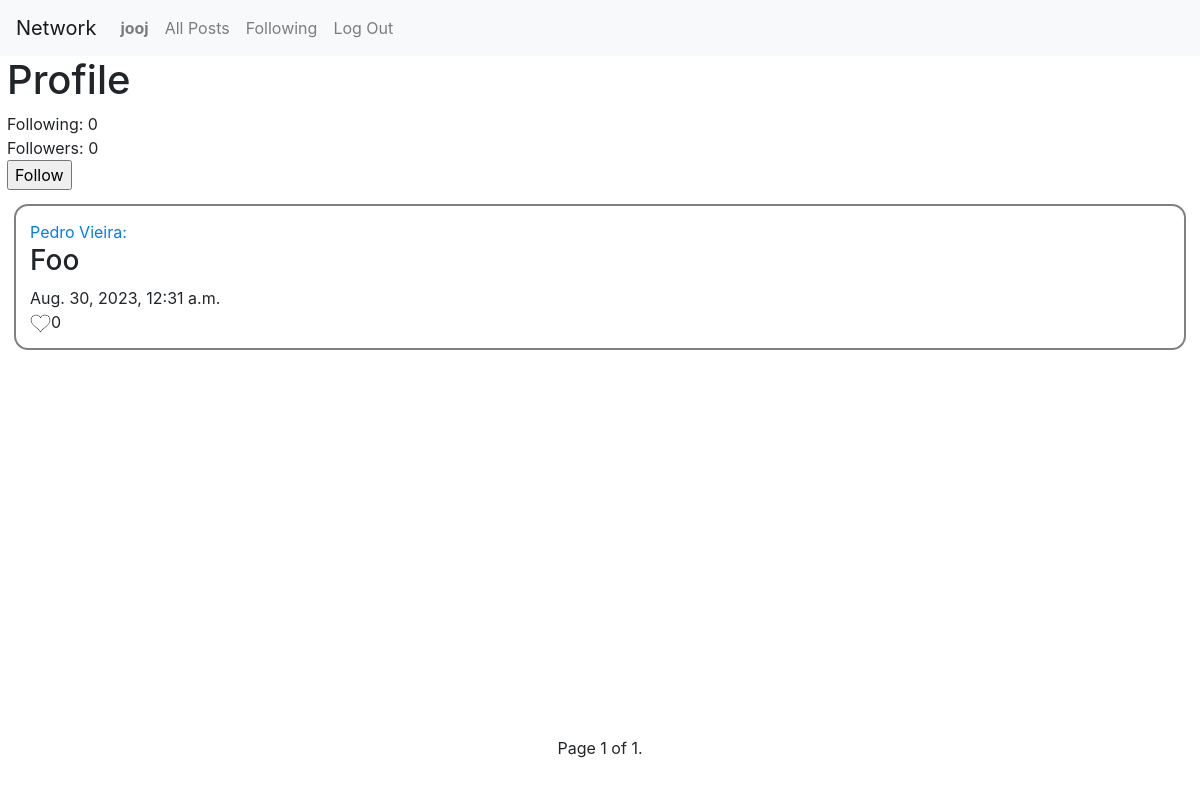
/profile/1 (signed in), run on an earlier commit of the app's database.
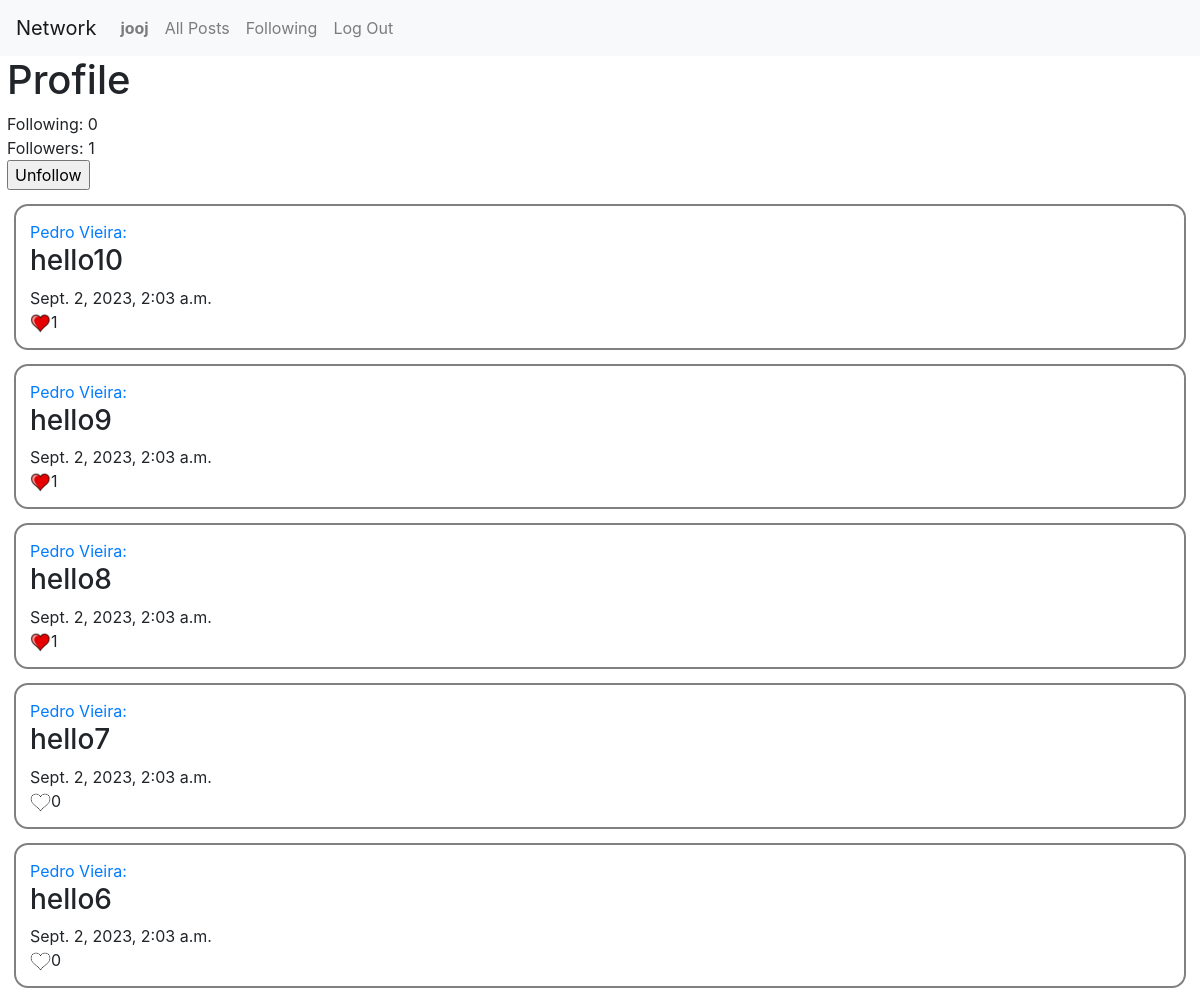
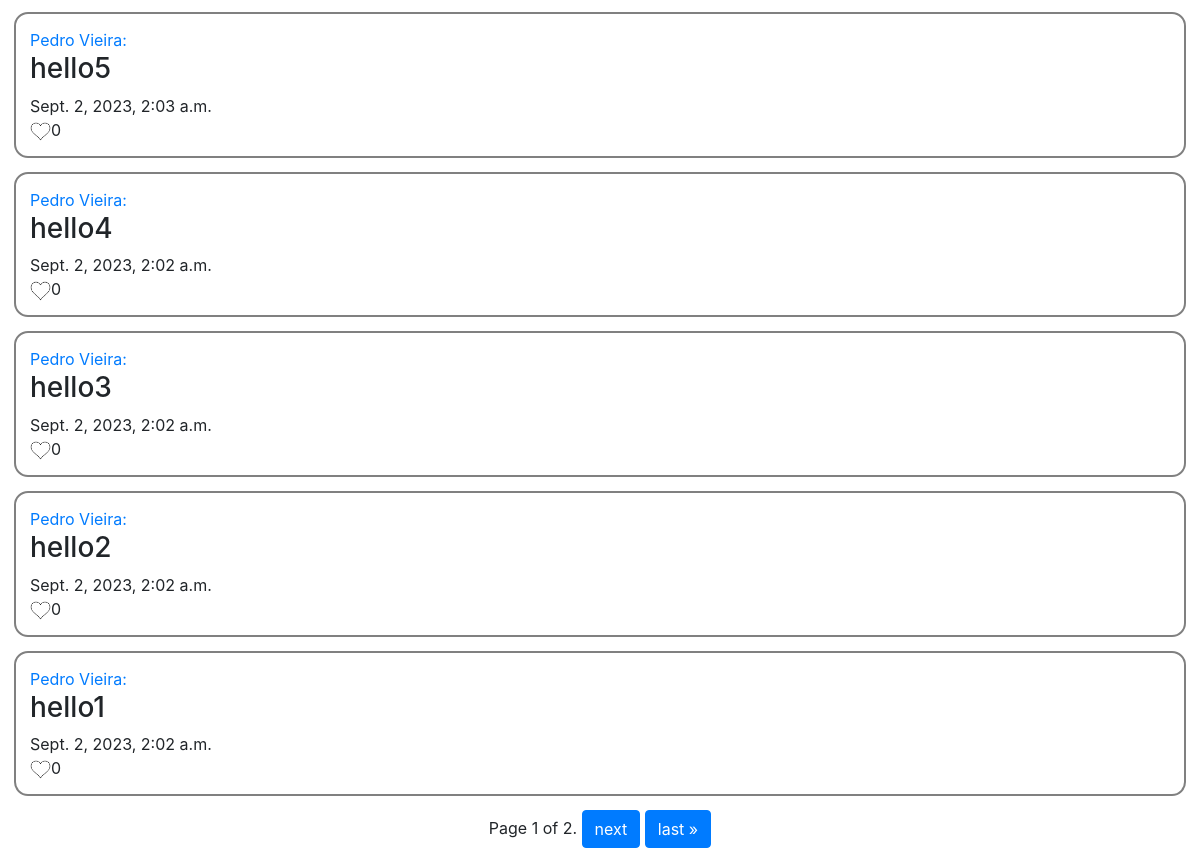
And on a later commit of the database (2 pictures, top to bottom).
### network/models.py (models this page shows)
class Post(models.Model):
    user = models.ForeignKey(User, on_delete=models.CASCADE, related_name="posts")
    text = models.CharField(max_length=999)
    date = models.DateTimeField(auto_now_add=True)
    likes = models.ManyToManyField(User, related_name='likes', blank=True, serialize=False)
    def serialize(self):
        return {
            "id": self.id,
            "user": self.user.id,
            "text": self.text,
            "date": self.date,
        }

class User(AbstractUser):
    following = models.ManyToManyField('self', blank=True, symmetrical=False)

### network/views.py (the view)
# urls.py: path("profile/<int:userId>", views.profile, name="profile"),
@login_required(login_url="login")
def profile(request, userId):
    print(f"followers: {User.objects.all().filter(following=User.objects.get(pk=userId))} ")
    print(f"following: {User.objects.get(pk=userId).following} ")
    posts = Post.objects.all().filter(user=User.objects.get(pk=userId)).order_by('-id')
    paginator = Paginator(posts, 10)
    page_number = request.GET.get('page')
    page_obj = paginator.get_page(page_number)
    return render(request, "network/profile.html", {
        "posts": page_obj,
        "profileUser": User.objects.get(pk=userId),
        "followers": User.objects.all().filter(following=User.objects.get(pk=userId))
    })

### network/templates/network/profile.html (shortened to what this page needs)
{% extends "network/layout.html" %}
{% load static %}
{% block body %}
    <div class="main">
    <h1 style="padding-left: 7px">Profile</h1>
    <p style="padding-left: 7px">Following: {{ profileUser.following.all|length }}</p>
    <p style="padding-left: 7px">Followers: {{ followers|length }}</p>
    {% if user.id != profileUser.id and user in followers %}
        <form action="{% url 'switch'  profileUser.id %}" method="post">
            <input style="margin-left: 7px" type="submit" value="Unfollow">
        </form>
    {% elif user.id != profileUser.id %}
        <form action="{% url 'switch' profileUser.id %}" method="post">
            <input style="margin-left: 7px" type="submit" value="Follow">
        </form>
    {% endif %}
    {% if posts %}
        {% for post in posts %}
            <div class ="post"  >
                <a href="/profile/{{ post.user.id }}"><p>{{ post.user }}: </p></a>
                <div id = {{ post.id }}>
                    <h3>{{ post.text }}</h3>
                </div>
                <p>{{ post.date }}</p>
                <div id="like-{{ post.id }}"><p><img
                         {% if user in post.likes.all %}
                             src="{% static 'imgs/yes.png' %}"
                        {% else %}
                             src="{% static 'imgs/no.png' %}"
                        {% endif %}
                        alt="like" id = "like-{{ post.id }}-img" class="like" onclick="like(event,{{ post.id }}, {{ post.likes.all|length }})">{{ post.likes.all|length }}</p>
                </div>
            </div>
        {% endfor %}
    {% else %}
        <p>No post in your profile yet </p>
    {% endif %}
    </div>
    <div class="pagination">
    <div>
    <span class="step-links">
        <span class="current">
            Page {{ posts.number }} of {{ posts.paginator.num_pages }}.
        </span>
        {% if posts.has_next %}
            <a href="?page={{ posts.next_page_number }}" class="btn btn-primary">next</a>
            <a href="?page={{ posts.paginator.num_pages }}" class="btn btn-primary">last &raquo;</a>
        {% endif %}
    </span>
    </div>
    </div>
{% endblock %}

What changed in the data, as far as the page shows it:
no longer on this page (row unchanged): Post: user "Pedro Vieira", text "Foo", date "Aug. 30, 2023, 12:31 a.m.", likes.all|length "0"
added Post: user "Pedro Vieira", text "hello10", date "Sept. 2, 2023, 2:03 a.m.", likes.all|length "1"
added Post: user "Pedro Vieira", text "hello9", date "Sept. 2, 2023, 2:03 a.m.", likes.all|length "1"
added Post: user "Pedro Vieira", text "hello8", date "Sept. 2, 2023, 2:03 a.m.", likes.all|length "1"
added Post: user "Pedro Vieira", text "hello7", date "Sept. 2, 2023, 2:03 a.m.", likes.all|length "0"
added Post: user "Pedro Vieira", text "hello6", date "Sept. 2, 2023, 2:03 a.m.", likes.all|length "0"
added Post: user "Pedro Vieira", text "hello5", date "Sept. 2, 2023, 2:03 a.m.", likes.all|length "0"
added Post: user "Pedro Vieira", text "hello4", date "Sept. 2, 2023, 2:02 a.m.", likes.all|length "0"
added Post: user "Pedro Vieira", text "hello3", date "Sept. 2, 2023, 2:02 a.m.", likes.all|length "0"
added Post: user "Pedro Vieira", text "hello2", date "Sept. 2, 2023, 2:02 a.m.", likes.all|length "0"
added Post: user "Pedro Vieira", text "hello1", date "Sept. 2, 2023, 2:02 a.m.", likes.all|length "0"
Also different on the page:
{{ followers|length }}: "0" → "1"
form field value: (not shown) → "Unfollow"
{{ posts.paginator.num_pages }}: "1" → "2"
form field value: "Follow" → (not shown)
text now shown: "next last »"
